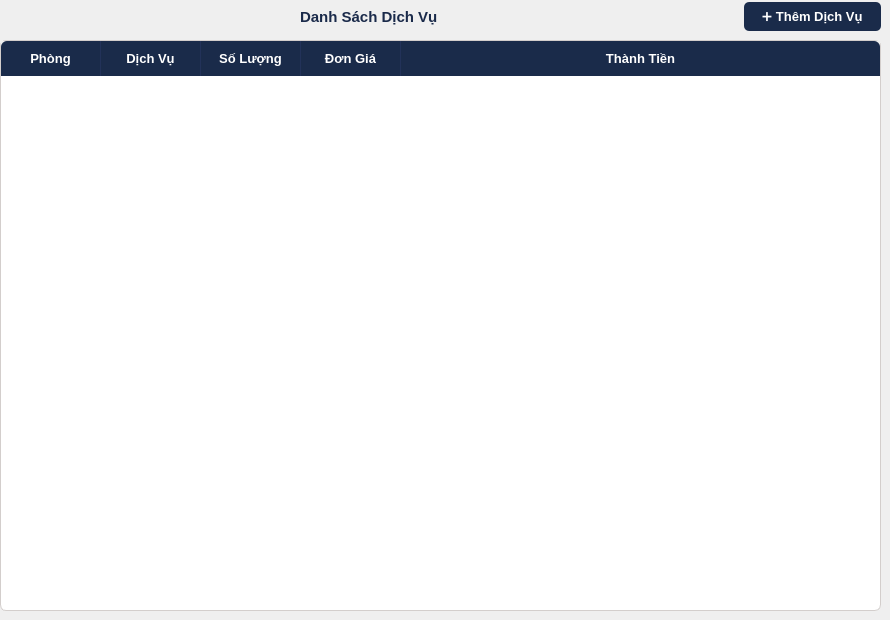
        <widget class="QWidget" name="page_4">
         <widget class="QWidget" name="horizontalLayoutWidget_12">
          <property name="geometry">
           <rect>
            <x>0</x>
            <y>0</y>
            <width>881</width>
            <height>33</height>
           </rect>
          </property>
          <layout class="QHBoxLayout" name="horizontalLayout_19">
           <item>
            <spacer name="horizontalSpacer_7">
             <property name="orientation">
              <enum>Qt::Horizontal</enum>
             </property>
             <property name="sizeHint" stdset="0">
              <size>
               <width>40</width>
               <height>20</height>
              </size>
             </property>
            </spacer>
           </item>
           <item>
            <widget class="QLabel" name="label_13">
             <property name="styleSheet">
              <string notr="true">color: #1A2A4A;
  font-size: 15px;
  font-weight: bold;</string>
             </property>
             <property name="text">
              <string>Danh Sách Dịch Vụ</string>
             </property>
            </widget>
           </item>
           <item>
            <spacer name="horizontalSpacer_4">
             <property name="orientation">
              <enum>Qt::Horizontal</enum>
             </property>
             <property name="sizeHint" stdset="0">
              <size>
               <width>40</width>
               <height>20</height>
              </size>
             </property>
            </spacer>
           </item>
           <item>
            <widget class="QPushButton" name="BtnAddService">
             <property name="styleSheet">
              <string notr="true">QPushButton {
    background-color: #1A2B4A;
    color: #FFFFFF;
    border: none;
    border-radius: 5px;
    padding: 7px 18px;
    font-size: 13px;
    font-weight: bold;
    min-width: 80px;
}

QPushButton: {
    background-color: #223259;
}

QPushButton:pressed {
    background-color: #0F1B30;
}</string>
             </property>
             <property name="text">
              <string>➕ Thêm Dịch Vụ</string>
             </property>
            </widget>
           </item>
          </layout>
         </widget>
         <widget class="QTableWidget" name="tableWidget_3">
          <property name="geometry">
           <rect>
            <x>0</x>
            <y>40</y>
            <width>881</width>
            <height>571</height>
           </rect>
          </property>
          <property name="styleSheet">
           <string notr="true">QTableWidget, QTableView {
    background-color: #FFFFFF;
    alternate-background-color: #F0EDE6;
    border: 1px solid #D3CECC;
    border-radius: 6px;
    gridline-color: #E5E0D8;
    selection-background-color: #EAF2FB;
    selection-color: #1A2B4A;
    font-size: 13px;
}

QTableWidget::item, QTableView::item {
    padding: 6px 10px;
    color: #1A2B4A;
}

QTableWidget::item:selected, QTableView::item:selected {
    background-color: #D6E8F7;
    color: #1A2B4A;
}

QHeaderView::section {
    background-color: #1A2B4A;
    color: #FFFFFF;
    font-weight: bold;
    font-size: 13px;
    padding: 8px 10px;
    border: none;
    border-right: 1px solid #223259;
}

QHeaderView::section:first {
    border-top-left-radius: 6px;
}

QHeaderView::section:last {
    border-top-right-radius: 6px;
    border-right: none;
}
</string>
          </property>
          <attribute name="horizontalHeaderStretchLastSection">
           <bool>true</bool>
          </attribute>
          <attribute name="verticalHeaderVisible">
           <bool>false</bool>
          </attribute>
          <column>
           <property name="text">
            <string>Phòng</string>
           </property>
          </column>
          <column>
           <property name="text">
            <string>Dịch Vụ</string>
           </property>
          </column>
          <column>
           <property name="text">
            <string>Số Lượng</string>
           </property>
          </column>
          <column>
           <property name="text">
            <string>Đơn Giá</string>
           </property>
          </column>
          <column>
           <property name="text">
            <string>Thành Tiền</string>
           </property>
          </column>
         </widget>
        </widget>
